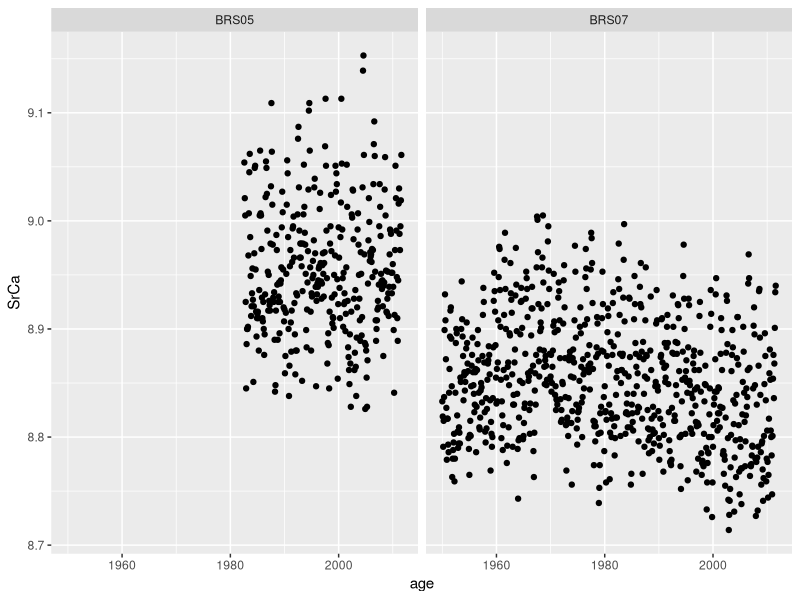

Source code (R):
library(tidyverse)
library(lubridate)
library(glue)

#setwd
setwd("E:/Coral_Proxy_Data/Coral_Site_SST")

#load csv files of coral cores
Browse <- read_csv("BRS05_BRS07_Year_Month.csv")
DAR_Long <- read_csv("DAR_Long_Year_Month.csv")
DAR3 <- read_csv("DAR3_Year_Month.csv")
Ningaloo_08BND <- read_csv("Ningaloo_08BND_Year_Month.csv")
Ningaloo_08TNT <- read_csv("Ningaloo_08TNT_Year_Month.csv")
Ningaloo_13BND <- read_csv("Ningaloo_13BND_Year_Month.csv")
Ningaloo_13TNT <- read_csv("Ningaloo_13TNT_Year_Month.csv")
Ningaloo_TNT <- read_csv("Ningaloo_TNT_Year_Month.csv")
Ningaloo_TNT07C <- read_csv("Ningaloo_TNT07C_year.csv")
Ningaloo_BUN05A <- read_csv("Ningaloo_BUN05A_year.csv")

#standardize column names of Sr/Ca proxies - core id and Sr/Ca
Ningaloo_08BND <- Ningaloo_08BND %>% 
  rename(core_id = `core id`)

Ningaloo_13BND <- Ningaloo_13BND %>% 
  rename(core_id = `core id`)

Ningaloo_08TNT <- Ningaloo_08TNT %>% 
  rename(core_id = `core id`)

Ningaloo_13TNT <- Ningaloo_13TNT %>% 
  rename(core_id = `core id`)

Ningaloo_TNT <- Ningaloo_TNT %>% #not Sr/Ca proxy
  rename(core_id = `core id`)

Browse_BRS07 <- Browse %>% 
  mutate(core_id = "BRS07") %>% 
  rename(`Sr/Ca` = "BRS07 Sr/Ca [mmol/mol]")

Browse_BRS05 <- Browse %>% 
  mutate(core_id = "BRS05") %>% 
  rename(`Sr/Ca` = "BRS05 Sr/Ca [mmol/mol]")

rm(Browse)

Ningaloo_BUN05A <- Ningaloo_BUN05A %>% 
  mutate(core_id = "BUN05A") %>% 
  rename(`Sr/Ca` = "Bundegi Sr/Ca")

Ningaloo_TNT07C <- Ningaloo_TNT07C %>% 
  mutate(core_id = "TNT07C") %>% 
  rename(`Sr/Ca` = "Tantabiddi Sr/Ca")

#bind rows of sites with monthly coral core Sr/Ca data
#select only 4 columns with Sr/Ca, year, month and core_id
#Use glue to combine year and month into new column
Browse_BRS05_BRS07 <- bind_rows(Browse_BRS05, Browse_BRS07)

Browse_BRS05_BRS07 <- Browse_BRS05_BRS07 %>% 
  select("age", "Sr/Ca", "year", "month", "core_id") %>% 
  rename(SrCa = "Sr/Ca")

Browse_BRS05 <- Browse_BRS05 %>% 
  rename(SrCa = "Sr/Ca")


#plot time series for Browse Island, Cocos Islands and Ningaloo Reef SrCa coral core sites
Browse_BRS05_BRS07 %>% 
  ggplot(mapping = aes(x = age, y = SrCa)) +
  geom_point() +
  facet_wrap(~core_id)
  

